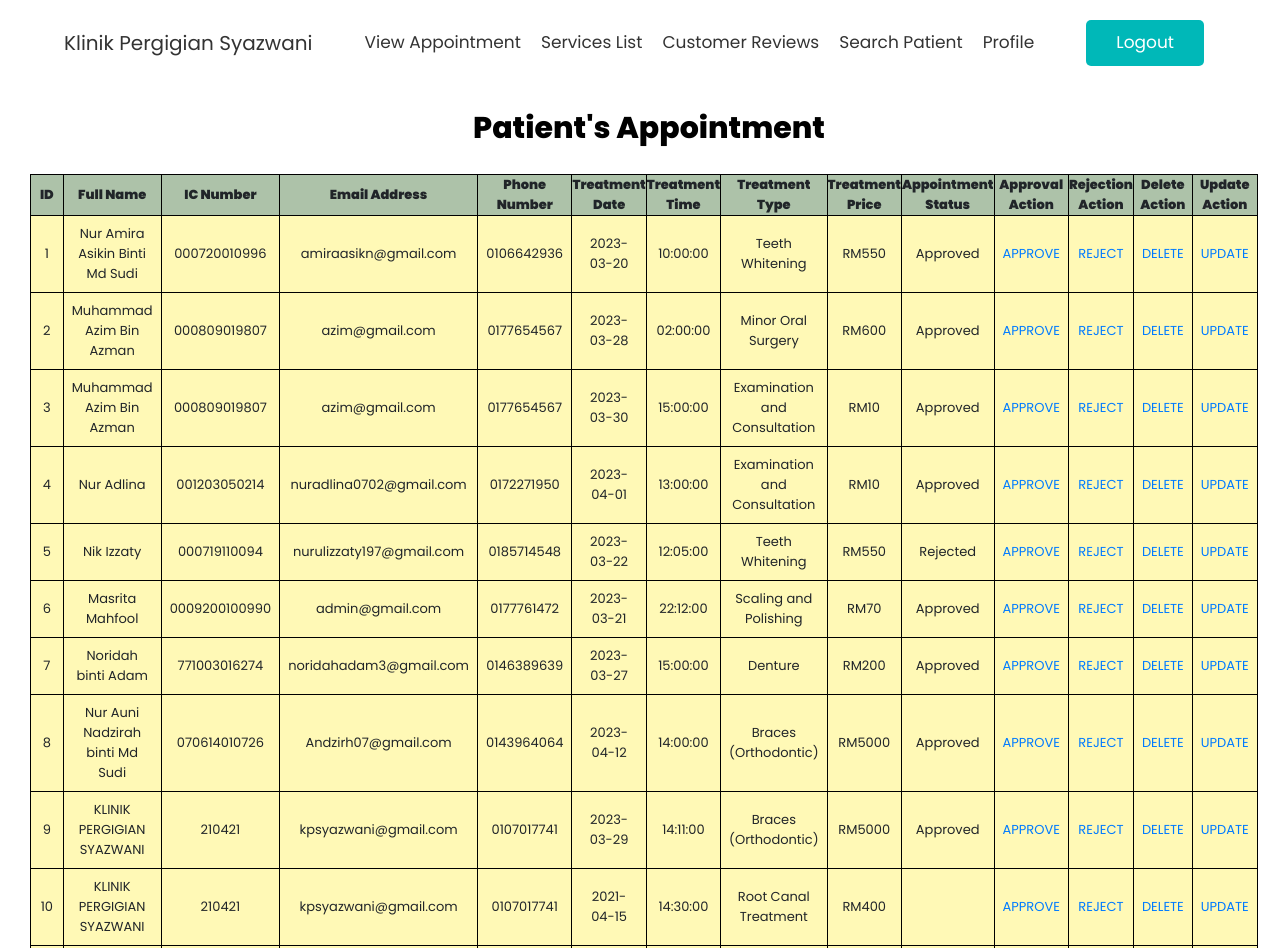
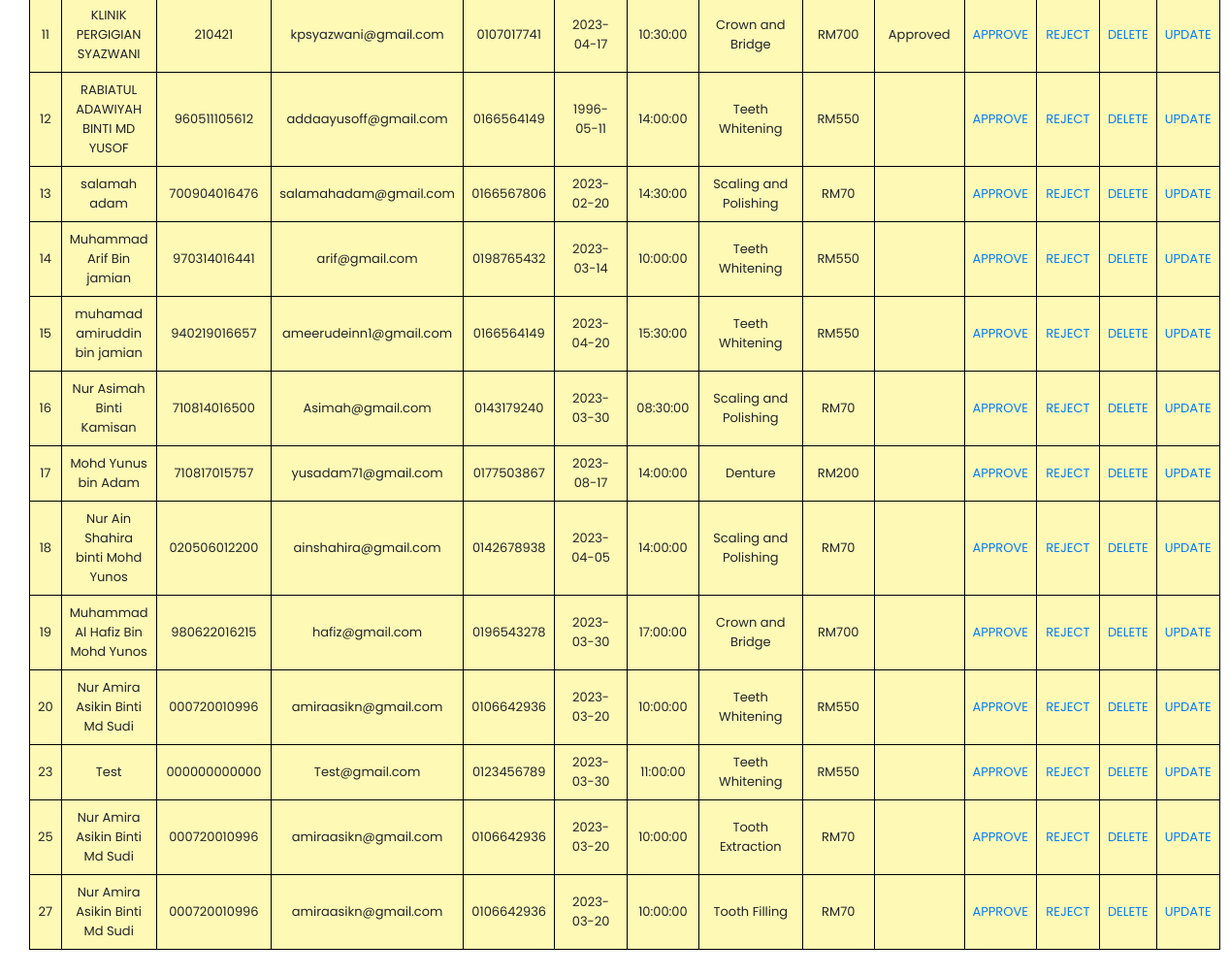
/appointmentlist.php (signed in), run on the app's committed database (2 pictures, top to bottom).
### tables this page shows
CREATE TABLE `user` (
  `fullname` varchar(50) NOT NULL,
  `ic` varchar(20) NOT NULL,
  `emailaddress` varchar(50) NOT NULL,
  `phoneno` varchar(20) NOT NULL,
  `gender` varchar(20) NOT NULL,
  `password` varchar(50) NOT NULL
);

CREATE TABLE `booking` (
  `id` int(250) NOT NULL,
  `emailaddress` varchar(50) NOT NULL,
  `date` date NOT NULL,
  `time` time NOT NULL,
  `treatmenttype` varchar(50) NOT NULL,
  `status` varchar(50) NOT NULL
);

CREATE TABLE `treatment` (
  `bil` int(100) NOT NULL,
  `treatmenttype` varchar(50) NOT NULL,
  `treatmentdesc` varchar(250) NOT NULL,
  `treatmentprice` varchar(100) NOT NULL
);

### appointmentlist.php (the view, shortened to what this page needs)
<html>
<head>
 <link rel="stylesheet" href="https://cdnjs.cloudflare.com/ajax/libs/font-awesome/6.0.0/css/all.min.css">
<link rel="stylesheet" href="https://cdnjs.cloudflare.com/ajax/libs/bootstrap/4.6.1/css/bootstrap.min.css">
<link rel="stylesheet" href="css/style2.css">
</head>
<body>
<header class="header fixed-top">
   <div class="container">
      <div class="row align-items-center justify-content-between">
         <a href="adminpage.php" class="logo">Klinik Pergigian Syazwani<span></span></a>
         <nav class="nav">
            <a href="appointmentlist.php">View Appointment</a>
            <a href="treatmentlist.php">Services List</a>
            <a href="reviewlist.php">Customer Reviews</a>
            <a href="searchrecord.php">Search Patient</a>
            <a href="profileadmin.php">Profile</a>
         </nav>
         <a href="logoutadmin.php" class="link-btn">Logout</a>
      </div>
   </div>
</header>
<h2> Patient's Appointment</h2>
<br>
<?php
  $servername = "localhost";
  $username = "root";
  $password = "";
  $dbname = "appointment";
  $conn = new mysqli($servername, $username, $password, $dbname);
  $sql = "SELECT * FROM  user INNER JOIN booking ON booking.emailaddress = user.emailaddress INNER JOIN
  treatment ON treatment.treatmenttype = booking.treatmenttype";
  $result = $conn->query($sql);
  if ($result->num_rows > 0) {
     echo '<table cellpadding=10 cellspacing=0 border=1 align="center">';
     echo '<th align="center"><b>ID</b></td>
     <th align="center"><b>Full Name</b></td>
     <th align="center"><b>IC Number</b></td>
     <th align="center"><b>Email Address</b></td>
     <th align="center"><b>Phone Number</b></td>
     <th align="center"><b>Treatment Date</b></td>
     <th align="center"><b>Treatment Time</b></td>
     <th align="center"><b>Treatment Type</b></td>
     <th align="center"><b>Treatment Price</b></td>
     <th align="center"><b>Appointment Status</b></td>
     <th align="center"><b>Approval Action</b></td>
     <th align="center"><b>Rejection Action</b></td>
     <th align="center"><b>Delete Action</b></td>
     <th align="center"><b>Update Action</b></td>
     </tr>';
     while($row = $result->fetch_assoc()) {
        echo '<tr>';
        echo '<td align="center">'.$row["id"].'</td>';
        echo '<td align="center">'.$row["fullname"].'</td>';
        echo '<td align="center">'.$row["ic"].'</td>';
        echo '<td align="center">'.$row["emailaddress"].'</td>';
        echo '<td align="center">'.$row["phoneno"].'</td>';
        echo '<td align="center">'.$row["date"].'</td>';
        echo '<td align="center">'.$row["time"].'</td>';
        echo '<td align="center">'.$row["treatmenttype"].'</td>';
        echo '<td align="center">'.$row["treatmentprice"].'</td>';
        echo '<td align="center">'.$row["status"].'</td>';
        echo '<td> <a href="accept.php?ID='.$row["id"].'">APPROVE</a></td>';
        echo '<td> <a href="reject.php?ID='.$row["id"].'">REJECT</a></td>';
        ?>
        <td><a href="deleterecord.php?ID=<?php echo $row["id"];?> " onclick="return confirm('Are you sure to delete data?') ">DELETE</a></td>
        <?php
        echo '<td> <a href="editrecord.php?ID='.$row["id"].'">UPDATE</a></td>';
        echo '</tr>';
     }
  }
  else {
    echo "no results ";
  }
?>
</body>
</html>

### css/style2.css (style rules this page uses)
:root { --blue:#00b8b8; --black:#333; --white:#fff; --light-color:#666; --light-bg:#eee; --border:.2rem solid rgba(0,0,0,.1); --box-shadow:0 .5rem 1rem rgba(0,0,0,.1); }
* { font-family: 'Poppins', sans-serif; margin:0; padding:0; box-sizing: border-box; outline: none; border:none; text-decoration: none !important; }
html { font-size: 62.5%; overflow-x: hidden; scroll-behavior: smooth; scroll-padding-top: 6.5rem; }
.link-btn { display: inline-block; padding:1rem 3rem; border-radius: .5rem; background-color: var(--blue); cursor: pointer; font-size: 1.7rem; color:var(--white); }
.header { padding:2rem; border-bottom: var(--border); background-color: var(--white); border: 1px; font-family: 'Poppins', sans-serif; }
.header .logo { font-size: 2rem; color:var(--black); }
.header .nav a { margin:0 1rem; font-size: 1.7rem; color:var(--black); }

### appointmentlist.php (style rules this page uses)
body { background-color: #fff; font-family: 'Poppins', sans-serif; font-size: 15px; padding-top: 90px; padding-left: 30px; padding-bottom: 30px; }
table { border-collapse: collapse; width: 98%; }
table, td, th { border: 1px solid black; text-align: center; font-size:13px; }
th { background-color: #ADC2A9; }
td { padding: 8px; text-align: center; background-color: #FFF9B6; }
h2 { font-size: 30px; font-weight: 800; text-align:center; padding-top: 20px; color: black; }

### data on the page
user: booking.id "1", fullname "Nur Amira Asikin Binti Md Sudi", ic "000720010996", booking.emailaddress "amiraasikn@gmail.com", phoneno "0106642936", booking.date "2023-03-20", booking.time "10:00:00", treatment.treatmenttype "Teeth Whitening", treatment.treatmentprice "RM550", booking.status "Approved", booking.id "20", booking.id "25", treatment.treatmenttype "Tooth Extraction", treatment.treatmentprice "RM70", booking.id "27", treatment.treatmenttype "Tooth Filling"
user: booking.id "2", fullname "Muhammad Azim Bin Azman", ic "000809019807", booking.emailaddress "azim@gmail.com", phoneno "0177654567", booking.date "2023-03-28", booking.time "02:00:00", treatment.treatmenttype "Minor Oral Surgery", treatment.treatmentprice "RM600", booking.status "Approved", booking.id "3", booking.date "2023-03-30", booking.time "15:00:00", treatment.treatmenttype "Examination and Consultation", treatment.treatmentprice "RM10"
user: booking.id "4", fullname "Nur Adlina", ic "001203050214", booking.emailaddress "nuradlina0702@gmail.com", phoneno "0172271950", booking.date "2023-04-01", booking.time "13:00:00", treatment.treatmenttype "Examination and Consultation", treatment.treatmentprice "RM10", booking.status "Approved"
user: booking.id "5", fullname "Nik Izzaty", ic "000719110094", booking.emailaddress "nurulizzaty197@gmail.com", phoneno "0185714548", booking.date "2023-03-22", booking.time "12:05:00", treatment.treatmenttype "Teeth Whitening", treatment.treatmentprice "RM550", booking.status "Rejected"
user: booking.id "6", fullname "Masrita Mahfool", ic "0009200100990", booking.emailaddress "admin@gmail.com", phoneno "0177761472", booking.date "2023-03-21", booking.time "22:12:00", treatment.treatmenttype "Scaling and Polishing", treatment.treatmentprice "RM70", booking.status "Approved"
user: booking.id "7", fullname "Noridah binti Adam", ic "771003016274", booking.emailaddress "noridahadam3@gmail.com", phoneno "0146389639", booking.date "2023-03-27", booking.time "15:00:00", treatment.treatmenttype "Denture", treatment.treatmentprice "RM200", booking.status "Approved"
user: booking.id "8", fullname "Nur Auni Nadzirah binti Md Sudi", ic "070614010726", booking.emailaddress "Andzirh07@gmail.com", phoneno "0143964064", booking.date "2023-04-12", booking.time "14:00:00", treatment.treatmenttype "Braces (Orthodontic)", treatment.treatmentprice "RM5000", booking.status "Approved"
user: booking.id "9", fullname "KLINIK PERGIGIAN SYAZWANI", ic "210421", booking.emailaddress "kpsyazwani@gmail.com", phoneno "0107017741", booking.date "2023-03-29", booking.time "14:11:00", treatment.treatmenttype "Braces (Orthodontic)", treatment.treatmentprice "RM5000", booking.status "Approved", booking.id "10", booking.date "2021-04-15", booking.time "14:30:00", treatment.treatmenttype "Root Canal Treatment", treatment.treatmentprice "RM400", booking.id "11", booking.date "2023-04-17", booking.time "10:30:00", treatment.treatmenttype "Crown and Bridge", treatment.treatmentprice "RM700"
user: booking.id "12", fullname "RABIATUL ADAWIYAH BINTI MD YUSOF", ic "960511105612", booking.emailaddress "addaayusoff@gmail.com", phoneno "0166564149", booking.date "1996-05-11", booking.time "14:00:00", treatment.treatmenttype "Teeth Whitening", treatment.treatmentprice "RM550"
user: booking.id "13", fullname "salamah adam", ic "700904016476", booking.emailaddress "salamahadam@gmail.com", phoneno "0166567806", booking.date "2023-02-20", booking.time "14:30:00", treatment.treatmenttype "Scaling and Polishing", treatment.treatmentprice "RM70"
user: booking.id "14", fullname "Muhammad Arif Bin jamian", ic "970314016441", booking.emailaddress "arif@gmail.com", phoneno "0198765432", booking.date "2023-03-14", booking.time "10:00:00", treatment.treatmenttype "Teeth Whitening", treatment.treatmentprice "RM550"
user: booking.id "15", fullname "muhamad amiruddin bin jamian", ic "940219016657", booking.emailaddress "ameerudeinn1@gmail.com", phoneno "0166564149", booking.date "2023-04-20", booking.time "15:30:00", treatment.treatmenttype "Teeth Whitening", treatment.treatmentprice "RM550"
user: booking.id "16", fullname "Nur Asimah Binti Kamisan", ic "710814016500", booking.emailaddress "Asimah@gmail.com", phoneno "0143179240", booking.date "2023-03-30", booking.time "08:30:00", treatment.treatmenttype "Scaling and Polishing", treatment.treatmentprice "RM70"
user: booking.id "17", fullname "Mohd Yunus bin Adam", ic "710817015757", booking.emailaddress "yusadam71@gmail.com", phoneno "0177503867", booking.date "2023-08-17", booking.time "14:00:00", treatment.treatmenttype "Denture", treatment.treatmentprice "RM200"
user: booking.id "18", fullname "Nur Ain Shahira binti Mohd Yunos", ic "020506012200", booking.emailaddress "ainshahira@gmail.com", phoneno "0142678938", booking.date "2023-04-05", booking.time "14:00:00", treatment.treatmenttype "Scaling and Polishing", treatment.treatmentprice "RM70"
user: booking.id "19", fullname "Muhammad Al Hafiz Bin Mohd Yunos", ic "980622016215", booking.emailaddress "hafiz@gmail.com", phoneno "0196543278", booking.date "2023-03-30", booking.time "17:00:00", treatment.treatmenttype "Crown and Bridge", treatment.treatmentprice "RM700"
user: booking.id "23", fullname "Test", ic "000000000000", booking.emailaddress "Test@gmail.com", phoneno "0123456789", booking.date "2023-03-30", booking.time "11:00:00", treatment.treatmenttype "Teeth Whitening", treatment.treatmentprice "RM550"
